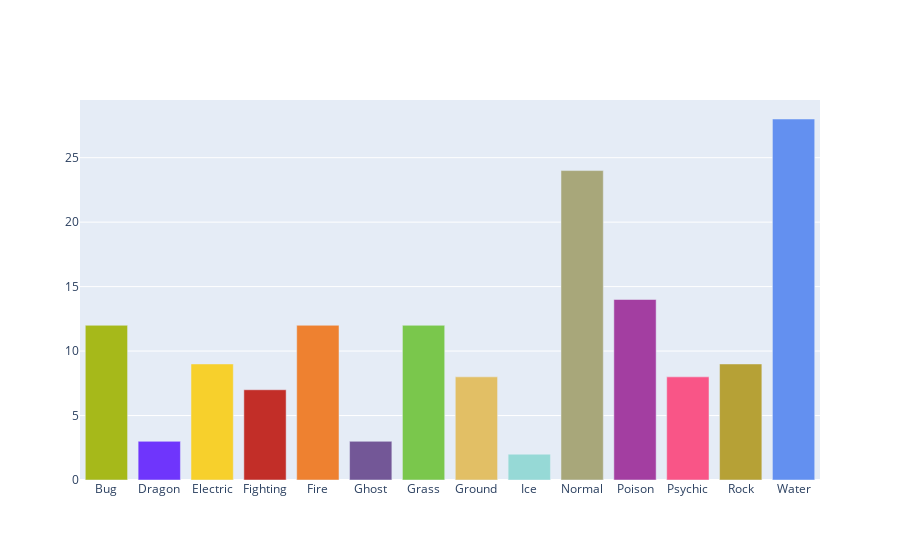

The cell this chart's notebook holds for it:
### Code cell
fig1 = go.Figure(data=[go.Bar(x=type_names, y=typegroup.values,
 marker_color=pokecolors)])
#how cool! but we can make this graph a bit more helpful by making it a pie chart
fig1.show()

### Figure 1 — Plotly figure (JSON) as saved in the notebook; plotly's stock layout.template omitted (floating-point values rounded to 4 significant figures)
{"data": [{"marker": {"color": ["#A6B91A", "#6F35FC", "#F7D02C", "#C22E28", "#EE8130", "#735797", "#7AC74C", "#E2BF65", "#96D9D6", "#A8A77A", "#A33EA1", "#F95587", "#B6A136", "#6390F0"]}, "type": "bar", "x": ["Bug", "Dragon", "Electric", "Fighting", "Fire", "Ghost", "Grass", "Ground", "Ice", "Normal", "Poison", "Psychic", "Rock", "Water"], "y": [12, 3, 9, 7, 12, 3, 12, 8, 2, 24, 14, 8, 9, 28]}], "layout": {}}
